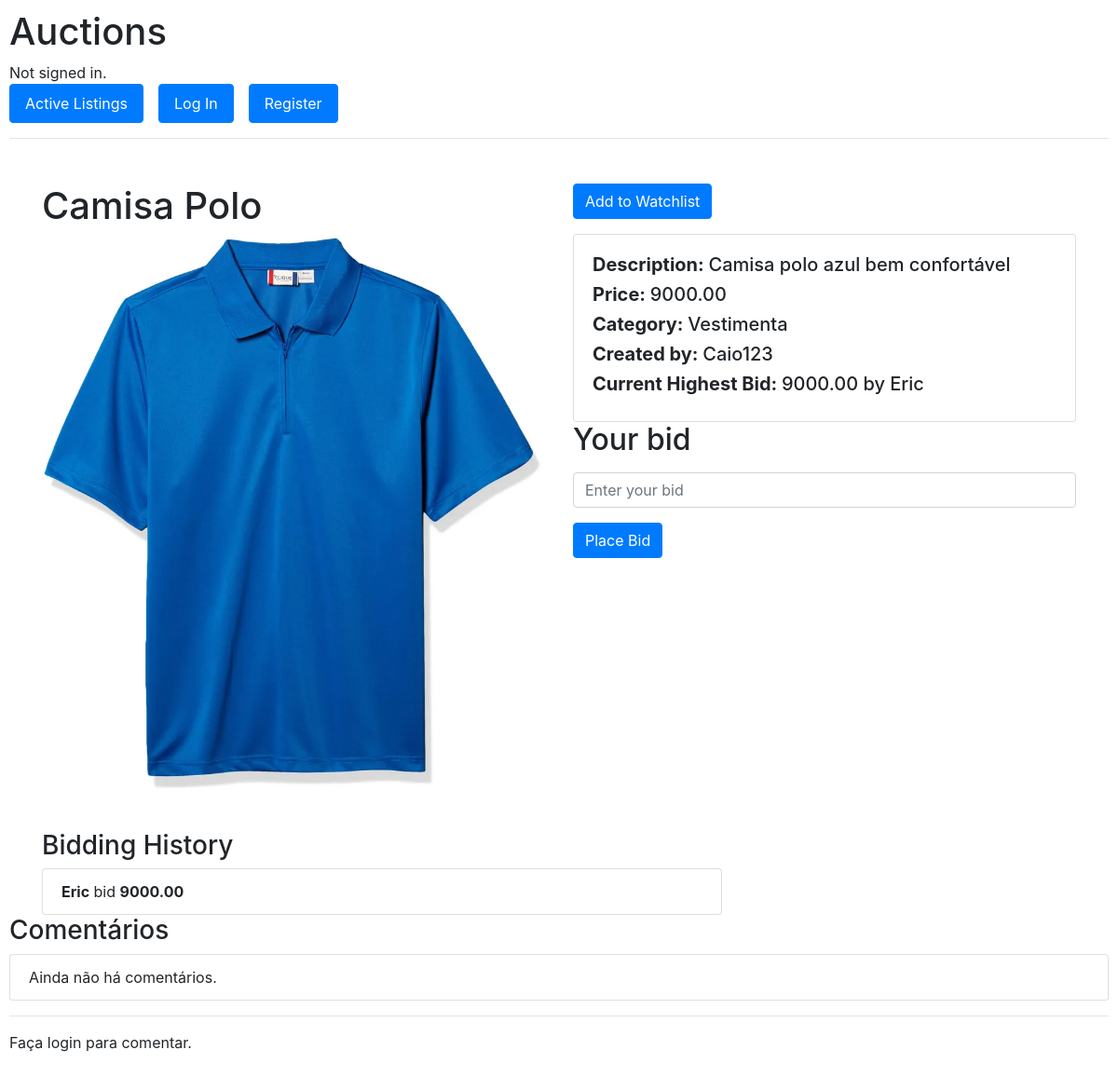
/listing/details/5/, run on an earlier commit of the app's database.
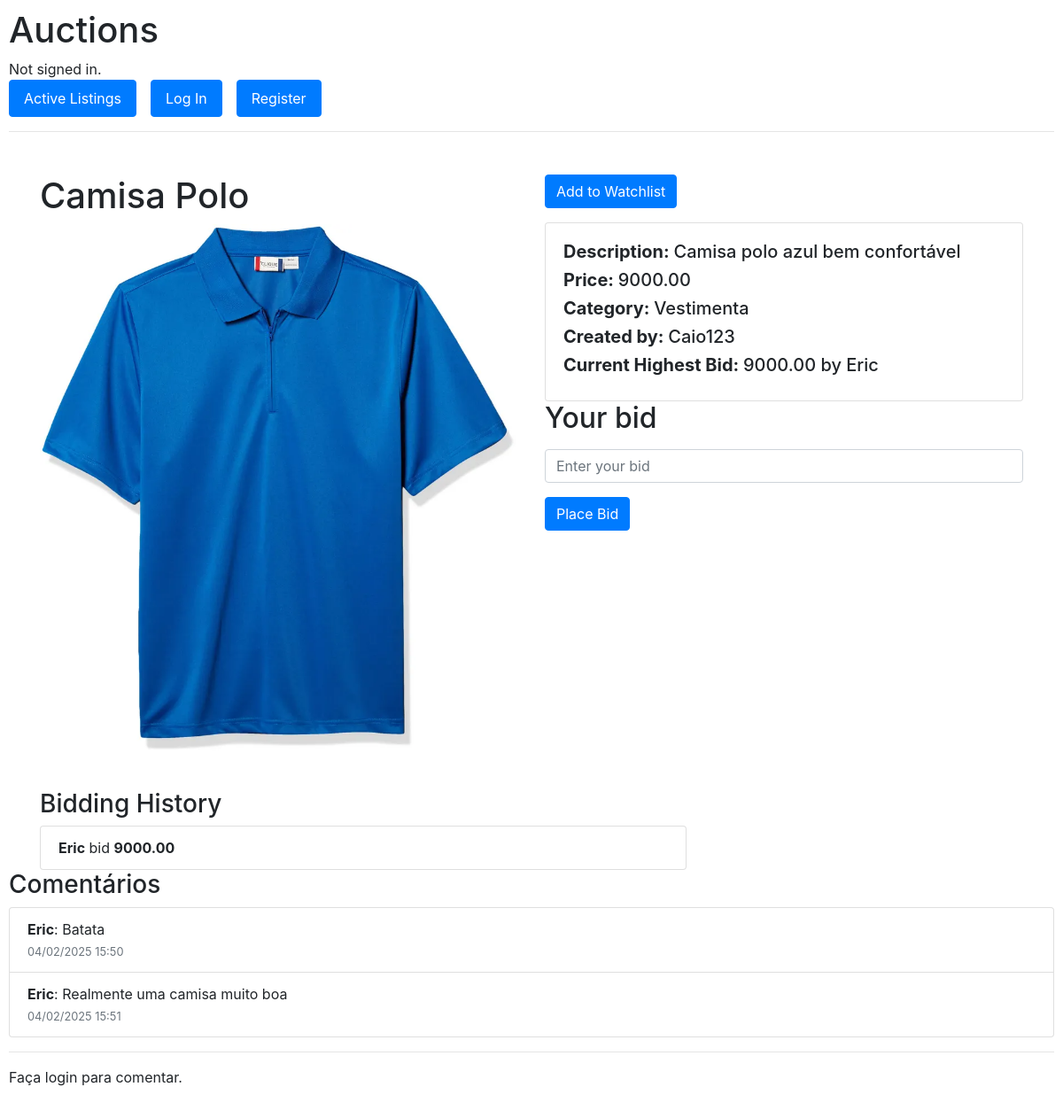
And on a later commit of the database.
### auctions/models.py (models this page shows, shortened)
class Bids(models.Model):
    listing = models.ForeignKey(Listings, on_delete=models.CASCADE, related_name="bids")
    user = models.ForeignKey(User, on_delete=models.CASCADE, related_name="bids")
    amount = models.DecimalField(default=0.00, max_digits=10, decimal_places=2)

class User(AbstractUser):
    def __str__(self):
        return self.username

class Comments(models.Model):
    listing = models.ForeignKey(Listings, on_delete=models.CASCADE, related_name="comments")
    user = models.ForeignKey(User, on_delete=models.CASCADE, related_name='comments')
    content = models.TextField()
    timestamp = models.DateTimeField(auto_now_add=True)

### auctions/views.py (the view)
# urls.py: path("listing/details/<int:listing_id>/", views.listing_details, name="listing_details"),
def listing_details(request, listing_id):
    try:
        listing = get_object_or_404(Listings, id=listing_id)
        bids = Bids.objects.filter(listing=listing).order_by("-amount")
        highest_bid = bids.first()
    except Listings.DoesNotExist:
        return render(
            request, "auctions/error.html", {"message_error": "Listing not found!"}
        )
    return render(
        request,
        "auctions/listing_details.html",
        {"listing": listing, "bids": bids, "highest_bid": highest_bid},
    )

### auctions/templates/auctions/listing_details.html (shortened to what this page needs)
{% extends 'auctions/layout.html' %}
{% block body %}
  <div class="container mt-5">
    <div class="row">
      <div class="col-md-6">
        <h1>{{ listing.title }}</h1>
        {% if listing.image_url %}
          <img src="{{ listing.image_url.url }}" alt="{{ listing.title }}" class="img-fluid mb-3" />
        {% else %}
          <p>No image available</p>
        {% endif %}
      </div>
      <div class="col-md-6">
        {% if request.user != listing.created_by %}
          <form action="{% url 'add_watchlist' listing.id %}" method="POST">
            <button type="submit" class="btn btn-primary">Add to Watchlist</button>
          </form>
        {% endif %}
        <div class="card mt-3">
          <div class="card-body">
            <h5><strong>Description: </strong>{{ listing.description }}</h5>
            <h5><strong>Price: </strong>{{ listing.price }}</h5>
            <h5><strong>Category: </strong>{{ listing.category }}</h5>
            <h5><strong>Created by: </strong>{{ listing.created_by }}</h5>
            {% if highest_bid %}
              <h5><strong>Current Highest Bid: </strong> {{ highest_bid.amount}} by {{ highest_bid.user.username }}</h5>
            {% else %}
              <h5>No Bids Yet</h5>
            {% endif %}
          </div>
        </div>
        {% if request.user != listing.created_by %}
          <form action="{% url 'place_bid' listing_id=listing.id %}" method="POST">
            <div class="mb-3">
              <label for="amount" class="form-label"><h2> Your bid</h2></label>
              <input type="number" step="0.01" min="0" class="form-control" id="amount" name="amount" placeholder="Enter your bid" required>
            </div>
            <button type="submit" class="btn btn-primary">Place Bid</button>
          </form>
        {% else %}
          <a class="btn btn-primary mt-2" href="{% url 'edit_list' listing.id %} ">Edit Listing</a>
        {% endif %}
      </div>
    </div>
    <div class="row mt-4">
      <div class="col-md-8">
        <h3>Bidding History</h3>
        {% if bids %}
          <ul class="list-group">
            {% for bid in bids %}
              <li class="list-group-item">
                <strong>{{ bid.user.username }}</strong> bid <strong>{{ bid.amount }}</strong>
              </li>
            {% endfor %}
          </ul>
        {% else %}
          <p>No Bids placed yet.</p>
        {% endif %}
      </div>
    </div>
  </div>
  <h3>Comentários</h3>
    <ul class="list-group">
        {% for comment in listing.comments.all %}
            <li class="list-group-item">
                <strong>{{ comment.user.username }}</strong>: {{ comment.content }}
                <br>
                <small class="text-muted">{{ comment.timestamp|date:"d/m/Y H:i" }}</small>
            </li>
        {% empty %}
            <li class="list-group-item">Ainda não há comentários.</li>
        {% endfor %}
    </ul>
    <hr>
    {% if user.is_authenticated %}
      <h4>Adicionar Comentário</h4>
      <form method="POST" action="{% url 'add_comment' listing.id %}" class="mb-3">
          {% csrf_token %}
          <div class="form-group">
              <textarea id="id_content" name="content" class="form-control" rows="3" placeholder="Escreva seu comentário aqui..."></textarea>
          </div>
          <button type="submit" class="btn btn-primary mt-2">Enviar</button>
      </form>
    {% else %}
      <p>Faça login para comentar.</p>
    {% endif %}
{% endblock %}

What changed in the data, as far as the page shows it:
added Comments: user.username "Eric", content "Batata", timestamp "04/02/2025 15:50"
added Comments: user.username "Eric", content "Realmente uma camisa muito boa", timestamp "04/02/2025 15:51"
Also different on the page:
text no longer shown: "Ainda não há comentários."
